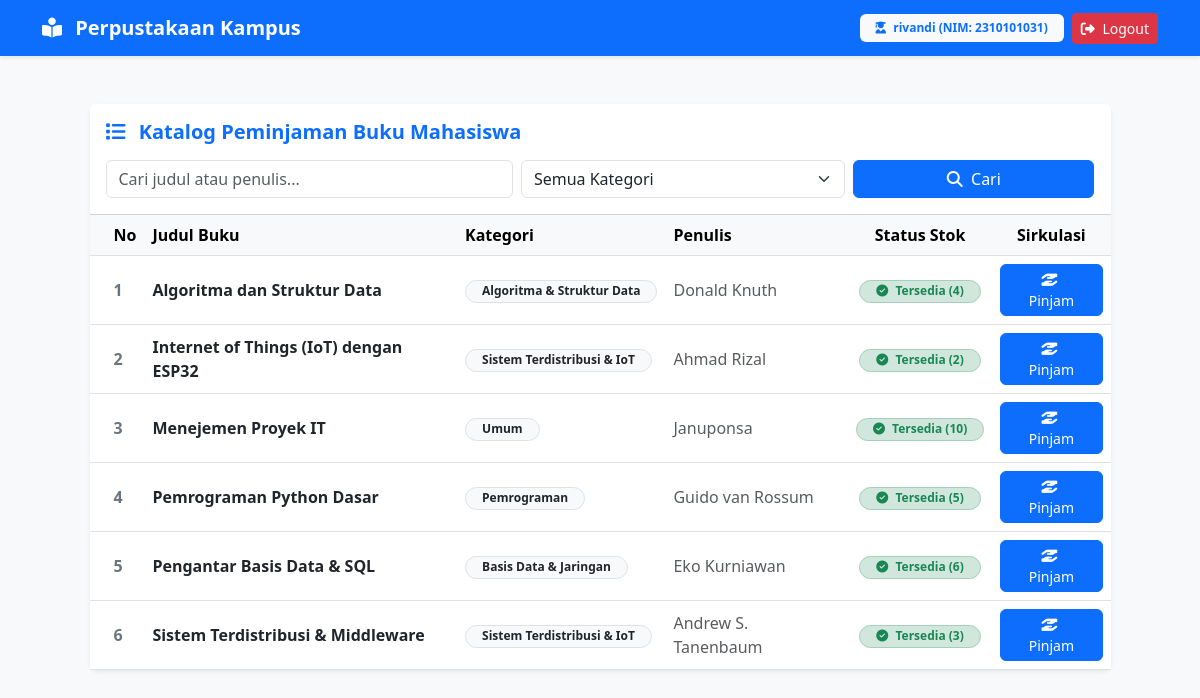
The page / (signed in) on the database as committed earlier.
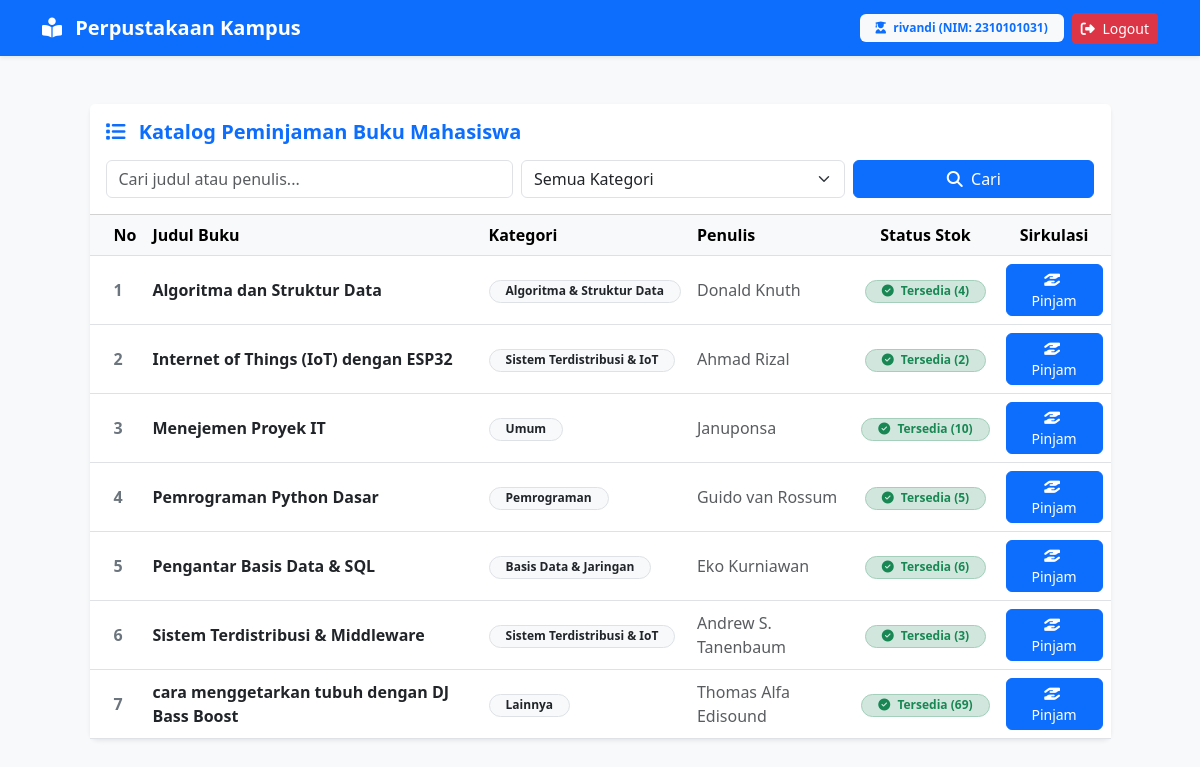
The same page on the database as committed later.
### tables this page shows
CREATE TABLE buku (
    id INTEGER PRIMARY KEY AUTOINCREMENT,
    judul VARCHAR(150),
    penulis VARCHAR(100),
    stok_total INTEGER,
    stok_tersedia INTEGER
, kategori TEXT NOT NULL DEFAULT 'Lainnya');

### app.py (the view)
@app.route('/')
def beranda():
    if 'user_id' not in session:
        return redirect(url_for('login'))
    if session.get('peran') == 'admin':
        return redirect(url_for('admin_dashboard'))
    kata_kunci = request.args.get('cari', '').strip()
    kategori_filter = request.args.get('kategori', '').strip()
    daftar_kategori = [
        'Pemrograman',
        'Algoritma & Struktur Data',
        'Basis Data & Jaringan',
        'Sistem Terdistribusi & IoT',
        'Umum',
        'Lainnya'
    ]
    conn = get_db_connection()
    query = "SELECT * FROM buku WHERE 1=1"
    params = []
    if kata_kunci:
        query += " AND (judul LIKE ? OR penulis LIKE ?)"
        params.extend([f'%{kata_kunci}%', f'%{kata_kunci}%'])
    if kategori_filter:
        query += " AND kategori = ?"
        params.append(kategori_filter)
    query += " ORDER BY judul ASC"
    daftar_buku = conn.execute(query, params).fetchall()
    conn.close()
    return render_template(
        'index.html',
        daftar_buku=daftar_buku,
        kata_kunci=kata_kunci,
        kategori_filter=kategori_filter,
        daftar_kategori=daftar_kategori
    )

### app.py (called while the page is built)
def get_db_connection():
    conn = sqlite3.connect('perpustakaan.db')
    conn.row_factory = sqlite3.Row
    return conn

### templates/index.html (shortened to what the changed rows need)
<!DOCTYPE html>
<html lang="id">
<head>
    <link href="https://cdn.jsdelivr.net/npm/bootstrap@5.3.0/dist/css/bootstrap.min.css" rel="stylesheet">
    <link rel="stylesheet" href="https://cdnjs.cloudflare.com/ajax/libs/font-awesome/6.4.0/css/all.min.css">
</head>
<body class="bg-light">
    <div class="container my-5">
        <div class="row justify-content-center">
            <div class="col-md-11">
                <div class="card shadow-sm border-0 rounded-3">
                    <div class="card-body p-0">
                        <div class="table-responsive">
                            <table class="table table-hover align-middle mb-0">
                                <thead class="table-light">
                                    <tr>
                                        <th class="ps-4">No</th>
                                        <th>Judul Buku</th>
                                        <th>Kategori</th>
                                        <th>Penulis</th>
                                        <th class="text-center">Status Stok</th>
                                        <th class="text-center">Sirkulasi</th>
                                    </tr>
                                </thead>
                                <tbody>
                                    {% for buku in daftar_buku %}
                                    <tr>
                                        <td class="ps-4 fw-bold text-secondary">{{ loop.index }}</td>
                                        <td><div class="fw-bold text-dark">{{ buku['judul'] }}</div></td>
                                        <td>
                                            <span class="badge bg-light text-dark border rounded-pill px-3">
                                                {{ buku['kategori'] or 'Lainnya' }}
                                            </span>
                                        </td>
                                        <td><span class="text-muted">{{ buku['penulis'] }}</span></td>
                                        <td class="text-center">
                                            {% if buku['stok_tersedia'] > 0 %}
                                            <span class="badge bg-success-subtle text-success border border-success-subtle rounded-pill px-3">
                                                <i class="fa-solid fa-circle-check me-1"></i>
                                                Tersedia ({{ buku['stok_tersedia'] }})
                                            </span>
                                            {% else %}
                                            <span class="badge bg-danger-subtle text-danger border border-danger-subtle rounded-pill px-3">
                                                <i class="fa-solid fa-circle-xmark me-1"></i>
                                                Habis Dipinjam
                                            </span>
                                            {% endif %}
                                        </td>
                                        <td class="text-center">
                                            <div class="d-flex justify-content-center gap-2">
                                                <form action="{{ url_for('pinjam_buku', buku_id=buku['id']) }}" method="POST" class="m-0">
                                                    {% if buku['stok_tersedia'] > 0 %}
                                                    <button type="submit" class="btn btn-sm btn-primary rounded-2 px-3">
                                                        <i class="fa-solid fa-hand-holding-hand me-1"></i> Pinjam
                                                    </button>
                                                    {% else %}
                                                    <button type="button" class="btn btn-sm btn-secondary rounded-2 px-3" disabled>
                                                        <i class="fa-solid fa-ban me-1"></i> Habis
                                                    </button>
                                                    {% endif %}
                                                </form>
                                            </div>
                                        </td>
                                    </tr>
                                    {% else %}
                                    <tr>
                                        <td colspan="6" class="text-center py-5 text-muted">
                                            Buku tidak ditemukan.
                                        </td>
                                    </tr>
                                    {% endfor %}
                                </tbody>
                            </table>
                        </div>
                    </div>
                </div>
            </div>
        </div>
    </div>
</body>
</html>

Rows that differ between the two databases and show on the page:
added buku: judul "cara menggetarkan tubuh dengan DJ Bass Boost", kategori "Lainnya", penulis "Thomas Alfa Edisound", stok_tersedia "69", shows "Pinjam"
